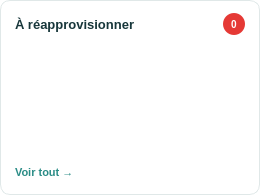
                          <widget class="QFrame" name="frameAlertesStock">
                           <property name="minimumSize">
                            <size>
                             <width>260</width>
                             <height>195</height>
                            </size>
                           </property>
                           <property name="maximumSize">
                            <size>
                             <width>16777215</width>
                             <height>195</height>
                            </size>
                           </property>
                           <property name="styleSheet">
                            <string>.QFrame { background-color:white; border:1px solid #E0E8E8; border-radius:10px; }</string>
                           </property>
                           <layout class="QVBoxLayout" name="layoutAlertes">
                            <property name="spacing">
                             <number>8</number>
                            </property>
                            <property name="leftMargin">
                             <number>14</number>
                            </property>
                            <property name="topMargin">
                             <number>12</number>
                            </property>
                            <property name="rightMargin">
                             <number>14</number>
                            </property>
                            <property name="bottomMargin">
                             <number>10</number>
                            </property>
                            <item>
                             <widget class="QWidget" name="enteteAlertesStock">
                              <layout class="QHBoxLayout" name="layout_enteteAlertes">
                               <property name="spacing">
                                <number>8</number>
                               </property>
                               <property name="leftMargin">
                                <number>0</number>
                               </property>
                               <property name="topMargin">
                                <number>0</number>
                               </property>
                               <property name="rightMargin">
                                <number>0</number>
                               </property>
                               <property name="bottomMargin">
                                <number>0</number>
                               </property>
                               <item>
                                <widget class="QLabel" name="lblAlerteTitreStock">
                                 <property name="styleSheet">
                                  <string>color:#17363A; font-size:13px; font-weight:bold;</string>
                                 </property>
                                 <property name="text">
                                  <string>À réapprovisionner</string>
                                 </property>
                                </widget>
                               </item>
                               <item>
                                <spacer name="espaceAlertes">
                                 <property name="orientation">
                                  <enum>Qt::Horizontal</enum>
                                 </property>
                                 <property name="sizeHint" stdset="0">
                                  <size>
                                   <width>40</width>
                                   <height>20</height>
                                  </size>
                                 </property>
                                </spacer>
                               </item>
                               <item>
                                <widget class="QLabel" name="lblAlerteBadgeStock">
                                 <property name="minimumSize">
                                  <size>
                                   <width>22</width>
                                   <height>22</height>
                                  </size>
                                 </property>
                                 <property name="maximumSize">
                                  <size>
                                   <width>22</width>
                                   <height>22</height>
                                  </size>
                                 </property>
                                 <property name="styleSheet">
                                  <string>background:#E53935;color:white;border-radius:11px;font-size:10px;font-weight:bold;</string>
                                 </property>
                                 <property name="text">
                                  <string>0</string>
                                 </property>
                                 <property name="alignment">
                                  <set>Qt::AlignCenter</set>
                                 </property>
                                </widget>
                               </item>
                              </layout>
                             </widget>
                            </item>
                            <item>
                             <widget class="QWidget" name="ligneAlerte1Stock">
                              <layout class="QHBoxLayout" name="layout_ligneAlerte1">
                               <property name="spacing">
                                <number>8</number>
                               </property>
                               <property name="leftMargin">
                                <number>0</number>
                               </property>
                               <property name="topMargin">
                                <number>0</number>
                               </property>
                               <property name="rightMargin">
                                <number>0</number>
                               </property>
                               <property name="bottomMargin">
                                <number>0</number>
                               </property>
                               <item>
                                <widget class="QLabel" name="lblAlerte1Stock">
                                 <property name="styleSheet">
                                  <string>color:#1E3A3A; font-size:12px;</string>
                                 </property>
                                 <property name="text">
                                  <string />
                                 </property>
                                 <property name="textFormat">
                                  <enum>Qt::RichText</enum>
                                 </property>
                                </widget>
                               </item>
                               <item>
                                <widget class="QLabel" name="lblQte1Stock">
                                 <property name="minimumSize">
                                  <size>
                                   <width>70</width>
                                   <height>0</height>
                                  </size>
                                 </property>
                                 <property name="maximumSize">
                                  <size>
                                   <width>70</width>
                                   <height>16777215</height>
                                  </size>
                                 </property>
                                 <property name="styleSheet">
                                  <string>color:#6B8080; font-size:10px;</string>
                                 </property>
                                 <property name="text">
                                  <string />
                                 </property>
                                 <property name="alignment">
                                  <set>Qt::AlignRight|Qt::AlignVCenter</set>
                                 </property>
                                </widget>
                               </item>
                              </layout>
                             </widget>
                            </item>
                            <item>
                             <widget class="QWidget" name="ligneAlerte2Stock">
                              <layout class="QHBoxLayout" name="layout_ligneAlerte2">
                               <property name="spacing">
                                <number>8</number>
                               </property>
                               <property name="leftMargin">
                                <number>0</number>
                               </property>
                               <property name="topMargin">
                                <number>0</number>
                               </property>
                               <property name="rightMargin">
                                <number>0</number>
                               </property>
                               <property name="bottomMargin">
                                <number>0</number>
                               </property>
                               <item>
                                <widget class="QLabel" name="lblAlerte2Stock">
                                 <property name="styleSheet">
                                  <string>color:#1E3A3A; font-size:12px;</string>
                                 </property>
                                 <property name="text">
                                  <string />
                                 </property>
                                 <property name="textFormat">
                                  <enum>Qt::RichText</enum>
                                 </property>
                                </widget>
                               </item>
                               <item>
                                <widget class="QLabel" name="lblQte2Stock">
                                 <property name="minimumSize">
                                  <size>
                                   <width>70</width>
                                   <height>0</height>
                                  </size>
                                 </property>
                                 <property name="maximumSize">
                                  <size>
                                   <width>70</width>
                                   <height>16777215</height>
                                  </size>
                                 </property>
                                 <property name="styleSheet">
                                  <string>color:#6B8080; font-size:10px;</string>
                                 </property>
                                 <property name="text">
                                  <string />
                                 </property>
                                 <property name="alignment">
                                  <set>Qt::AlignRight|Qt::AlignVCenter</set>
                                 </property>
                                </widget>
                               </item>
                              </layout>
                             </widget>
                            </item>
                            <item>
                             <widget class="QWidget" name="ligneAlerte3Stock">
                              <layout class="QHBoxLayout" name="layout_ligneAlerte3">
                               <property name="spacing">
                                <number>8</number>
                               </property>
                               <property name="leftMargin">
                                <number>0</number>
                               </property>
                               <property name="topMargin">
                                <number>0</number>
                               </property>
                               <property name="rightMargin">
                                <number>0</number>
                               </property>
                               <property name="bottomMargin">
                                <number>0</number>
                               </property>
                               <item>
                                <widget class="QLabel" name="lblAlerte3Stock">
                                 <property name="styleSheet">
                                  <string>color:#1E3A3A; font-size:12px;</string>
                                 </property>
                                 <property name="text">
                                  <string />
                                 </property>
                                 <property name="textFormat">
                                  <enum>Qt::RichText</enum>
                                 </property>
                                </widget>
                               </item>
                               <item>
                                <widget class="QLabel" name="lblQte3Stock">
                                 <property name="minimumSize">
                                  <size>
                                   <width>70</width>
                                   <height>0</height>
                                  </size>
                                 </property>
                                 <property name="maximumSize">
                                  <size>
                                   <width>70</width>
                                   <height>16777215</height>
                                  </size>
                                 </property>
                                 <property name="styleSheet">
                                  <string>color:#6B8080; font-size:10px;</string>
                                 </property>
                                 <property name="text">
                                  <string />
                                 </property>
                                 <property name="alignment">
                                  <set>Qt::AlignRight|Qt::AlignVCenter</set>
                                 </property>
                                </widget>
                               </item>
                              </layout>
                             </widget>
                            </item>
                            <item>
                             <spacer name="espaceBasAlertes">
                              <property name="orientation">
                               <enum>Qt::Vertical</enum>
                              </property>
                              <property name="sizeHint" stdset="0">
                               <size>
                                <width>40</width>
                                <height>20</height>
                               </size>
                              </property>
                             </spacer>
                            </item>
                            <item>
                             <widget class="QPushButton" name="btnVoirToutStock">
                              <property name="minimumSize">
                               <size>
                                <width>120</width>
                                <height>24</height>
                               </size>
                              </property>
                              <property name="maximumSize">
                               <size>
                                <width>120</width>
                                <height>24</height>
                               </size>
                              </property>
                              <property name="cursor">
                               <cursorShape>PointingHandCursor</cursorShape>
                              </property>
                              <property name="styleSheet">
                               <string>QPushButton{border:none;background:transparent;color:#2A8C86;font-size:11px;font-weight:bold;text-align:left;}QPushButton:hover{text-decoration:underline;}</string>
                              </property>
                              <property name="text">
                               <string>Voir tout →</string>
                              </property>
                             </widget>
                            </item>
                           </layout>
                          </widget>
